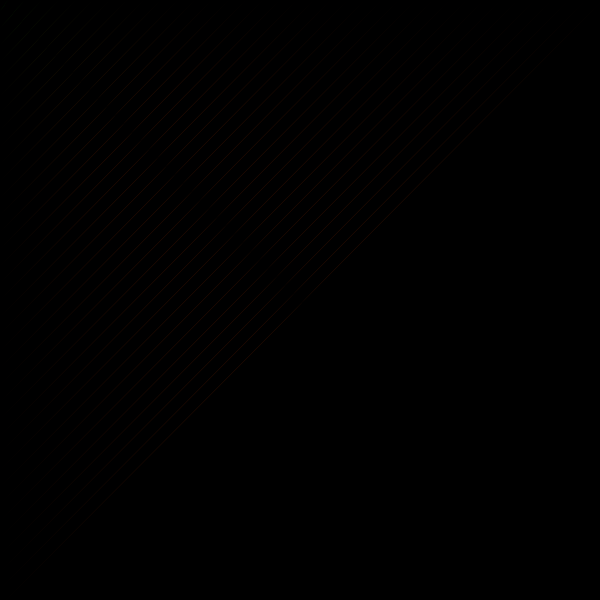
Frame 1 (no input)
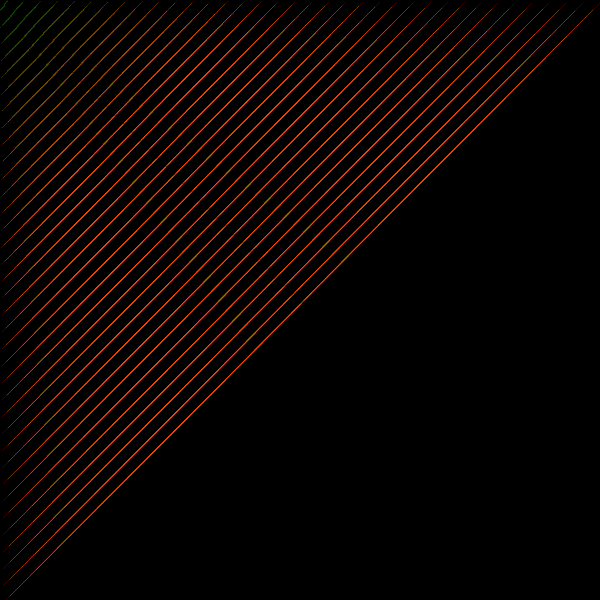
Frame 60 (the mouse pressed at the canvas centre just before this capture)
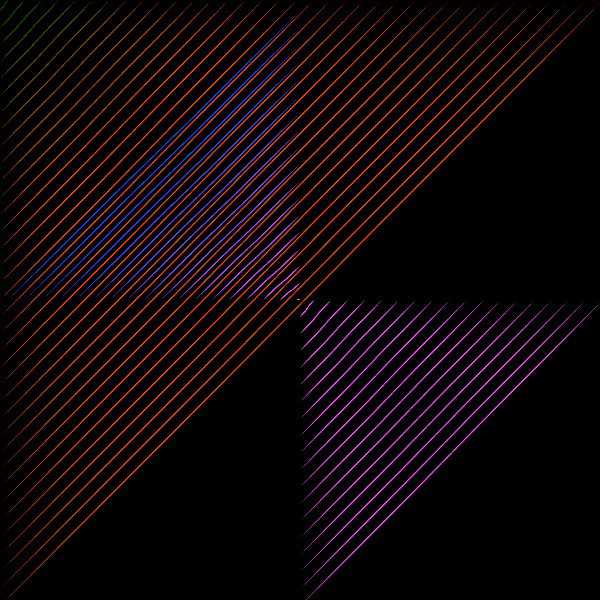
Frame 120 (the mouse held since frame 60 and released just before this capture)

The Processing sketch that drew these frames (run headless with seeded random() and noise(); from frame 60 on, the mouse is pressed at the canvas centre):

// Processing sketch: processing_58603
// ── processing_58603.pde

int i;

void setup(){
  size(600,600);
  background(0);
  smooth();
  //frameRate (20);
}

void draw(){
  for (int i = 0; i<width; i+= 10){
    fill(i++,178,mouseX,54/i+i++);
    strokeWeight(50);
  
}
if (-i > 30 & i < 200){
}else{
  for(int i=1; i<height; i += 6){
     fill(i++,78,mouseX,50);
    noStroke();
 bezier(i++,mouseX,i,mouseY,i++,mouseX,i,mouseY);
 bezier(i,i,i,i++, i,i,i,i++);
  bezier(-i,-i,-i,-i++, -i,-i,-i,-i++);

 bezier(i++, mouseX, mouseY, i++, i++, mouseX, mouseY, i++);
  }

i++;
line (i , 20, i , 80);
if (i >width){
i =0;
}
}
}
